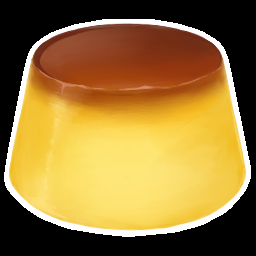
%> input picture Exercise 2/Pics and Videos/Initial/pudding.png, 256 x 256 px
$ octave er3_final.m   (GNU Octave 9; MATLAB toolbox functions it lacks are replaced by stand-ins)
%> lines starting %> are read from the running program, lines starting %| are printed output that depends on the picture; in (x1, y1, x2, y2) boxes, pixels count from 0 and x2, y2 are one past the last pixel; in counts of white or black regions, pixels touching at a corner belong together; the program's own positions count from 1
% Read the input image with alpha channel
[img, map, alpha] = imread('pudding.png');
%> img is the input picture: size 256x256x3 uint8; mean R, G, B 148.5, 116.5, 55.3
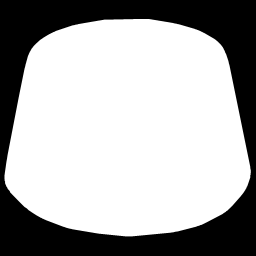
%> alpha: size 256x256 uint8; min 0, max 255, mean 171.5
%> map = []


if isempty(alpha) && size(img,3) == 4
    alpha = img(:,:,4);
    img = img(:,:,1:3);
end

% Create video writer object
v = VideoWriter('pudding_erotima3.avi');
v.FrameRate = 30;
open(v);

% Get dimensions
[height, width, ~] = size(img);
%> height = 256; width = 256

% Create canvas size
canvasWidth = width * 3;
%> canvasWidth = 768
canvasHeight = height;
%> canvasHeight = 256

% Parameters
maxShear = 0.2;
numFrames = 120;

% Create the vertical line boundary
boundary = bwperim(alpha > 0);
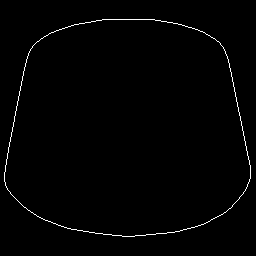
%> boundary: size 256x256 logical; 1.1% white in thin lines or dots, all inside (x1, y1, x2, y2) = (4, 19, 251, 237)
% Create vertical line pattern
[y, x] = find(boundary);
%> y = 720 values from 20 to 237; x = 720 values from 5 to 251
verticalLines = false(size(boundary));
for i = 1:length(x)
    if mod(x(i), 2) == 0
        verticalLines(max(1,y(i)-2):min(height,y(i)+2), x(i)) = true;
    end
end
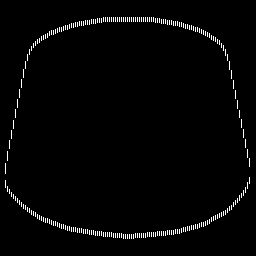
%> verticalLines: size 256x256 logical; 2% white in thin lines or dots, all inside (x1, y1, x2, y2) = (5, 17, 250, 239)

for i = 1:numFrames
    % Create pure white background
    frame = uint8(255 * ones(canvasHeight, canvasWidth, 3));

    % Calculate shear
    shearFactor = maxShear * sin(2*pi*i/numFrames);

    % Create transformation matrix
    tform = affine2d([1 0 0; shearFactor 1 0; width*1.5 0 1]);

    % Apply transformations
    outputView = imref2d([canvasHeight canvasWidth]);
    shearedImg = imwarp(img, tform, 'OutputView', outputView, 'FillValues', 0);
    shearedAlpha = imwarp(alpha, tform, 'OutputView', outputView, 'FillValues', 0);
    shearedBoundary = imwarp(verticalLines, tform, 'OutputView', outputView, 'FillValues', 0);

    % Convert alpha to 3D
    alphaMask = repmat(double(shearedAlpha) / 255, [1 1 3]);

    % Composite main image
    frame = uint8(double(shearedImg) .* alphaMask + double(frame) .* (1 - alphaMask));

    % Add vertical line boundary
    boundaryMask = repmat(shearedBoundary, [1 1 3]);
    frame(boundaryMask) = 0;

    % Write frame
    writeVideo(v, frame);
end
%> this loop made 120 passes
%> pass 1, `shearedImg = imwarp(img, tform, 'OutputView', outputView, 'FillValues'..`:
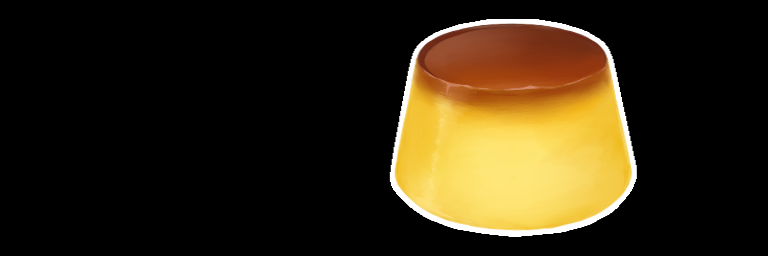
%> shearedImg: size 256x768x3 uint8; mean R, G, B 49.5, 38.8, 18.4
%> pass 1, `shearedAlpha = imwarp(alpha, tform, 'OutputView', outputView, 'FillVal..`:
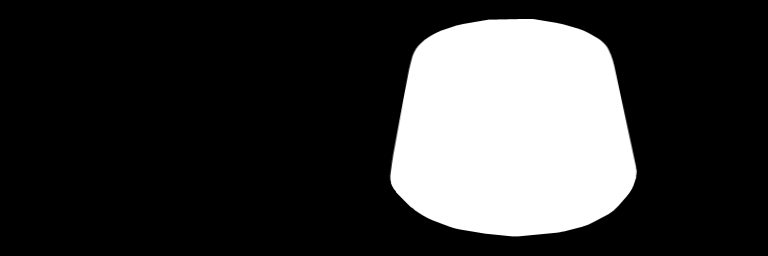
%> shearedAlpha: size 256x768 uint8; min 0, max 255, mean 57.2
%> pass 1, `shearedBoundary = imwarp(verticalLines, tform, 'OutputView', outputVie..`:
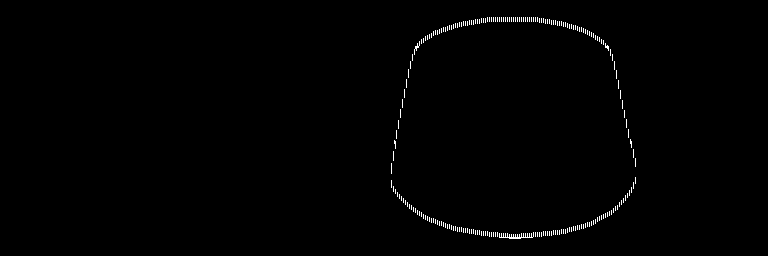
%> shearedBoundary: size 256x768 logical; 0.7% white in thin lines or dots, all inside (x1, y1, x2, y2) = (391, 17, 636, 239)
%> after the loop:
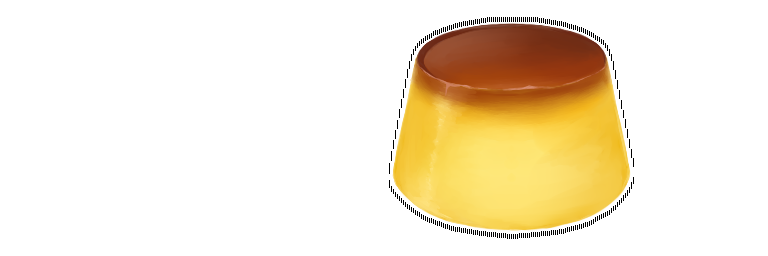
%> frame: size 256x768x3 uint8; mean R, G, B 245.1, 234.4, 214

close(v);
